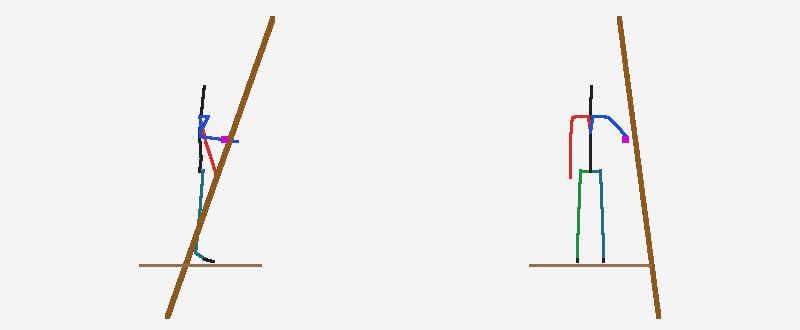
#> input picture Design/ship_view/check/pictures/helm.png, 800 x 330 px
$ python standin_filter.py ../../Design/ship_view/check/pictures/helm.png ../../Design/ship_view/check/pictures/port.png ../../Design/ship_view/check/pictures/port.png
#> lines starting #> are read from the running program, lines starting #| are printed output that depends on the picture
"""A REAL PICTURE AS A STAND-IN, THROUGH THE GAME'S OWN FILTER.

The user, 7 Oct 2026: "I want you to use this as placeholder for Dorestad's view, and use any wiki images of ports and
places of that period instead of AI drawn stuff"; "just apply a Byzantium / PSX filter to it".

A picture is cut to the slot's shape, made small (an old console's picture), its light and dark stretched, and turned
into the tones of Byzantium, eight of them from night to cream, in dots where one tone meets the next (an ordered
dither, as the title's sea has). It is written to Art/standin/<kind>/<slot>.png, which the game shows before the drawn
placeholder and after a drawing of the user's own (FrameArt.Load). Art/standin is not in the repository and nothing in
it ships without its licence being cleared: each file's source and licence is listed in Design/art_standins.md.

Use:  python standin_filter.py <picture> <kind> <slot id> [--lines 180] [--cut 0.5,0.5]
      e.g. python standin_filter.py dorestad.jpg port_view portview.dorestad
"""
import os, sys
from PIL import Image, ImageOps

HERE = os.path.dirname(os.path.abspath(__file__))
ART = os.path.normpath(os.path.join(HERE, "..", "..", "Art"))
SIZES = {"port_view": (640, 360), "scene": (320, 180), "harbour": (320, 180), "card": (320, 180)}
BAYER4 = [0, 8, 2, 10, 12, 4, 14, 6, 3, 11, 1, 9, 15, 7, 13, 5]
# night, dark purple, plum, byzantium, and four lighter steps to cream (the first four are the palette's own)
RAMP = [(22, 10, 28), (46, 18, 51), (74, 28, 74), (112, 41, 99), (150, 76, 136), (190, 124, 170), (226, 184, 198), (246, 232, 214)]


def tone(im):
    """A picture, at its own size, in the eight tones of Byzantium with dots where one meets the next."""
    grey = ImageOps.autocontrast(ImageOps.grayscale(im), cutoff=1)
    out = Image.new("RGB", im.size)
    gp, op = grey.load(), out.load()
    n = len(RAMP) - 1
    for y in range(im.size[1]):
        for x in range(im.size[0]):
            v = (gp[x, y] / 255.0) ** 0.92 * n
            i = min(n - 1, int(v))
            t = (BAYER4[(y & 3) * 4 + (x & 3)] + 0.5) / 16.0
            op[x, y] = RAMP[i + 1] if v - i > t else RAMP[i]
    return out


def filtered(src, size, lines=180, cut=(0.5, 0.5)):
    w, h = size
    im = Image.open(src).convert("RGB")
    im = ImageOps.fit(im, (w, h), Image.LANCZOS, centering=cut)
    small = (max(1, int(round(lines * w / float(h)))), lines)
    return tone(im.resize(small, Image.LANCZOS)).resize((w, h), Image.NEAREST)


def main(argv):
    if len(argv) < 4:
        print(__doc__)
        return 2
    src, kind, slot = argv[1], argv[2], argv[3]
    lines, cut = 180, (0.5, 0.5)
    for i, a in enumerate(argv):
        if a == "--lines":
            lines = int(argv[i + 1])
        if a == "--cut":
            cut = tuple(float(v) for v in argv[i + 1].split(","))
    size = SIZES.get(kind, (640, 360))
    out = os.path.join(ART, "standin", kind)
    os.makedirs(out, exist_ok=True)
    path = os.path.join(out, slot + ".png")
    filtered(src, size, lines, cut).save(path)
#> in filtered, im is the input picture: PIL image 800x330 RGB; mean R, G, B 240.8, 240.1, 239.5
#> in filtered, `im = ImageOps.fit(im, (w, h), Image.LANCZOS, centering=cut)`:
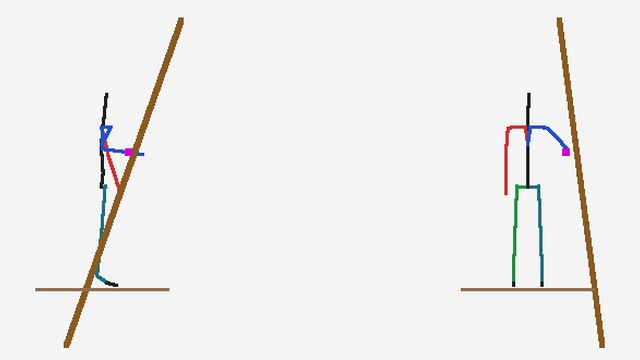
#> im: PIL image 640x360 RGB; mean R, G, B 239.6, 238.7, 237.7
#> in tone, `grey = ImageOps.autocontrast(ImageOps.grayscale(im), cutoff=1)`:
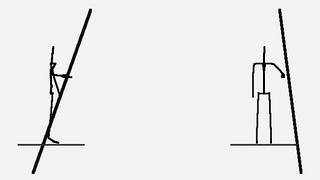
#> grey: PIL image 320x180 L; min 0, max 255, mean 234.1
#> in tone, `grey = ImageOps.autocontrast(ImageOps.grayscale(im), cutoff=1)`:
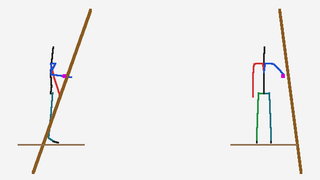
#> im: PIL image 320x180 RGB; mean R, G, B 239.6, 238.6, 237.7
#> in tone, `out = Image.new("RGB", im.size)`: out: PIL image 320x180 RGB; every value is 0
#> in filtered, `return tone(im.resize(small, Image.LANCZOS)).resize((w, h), Image.NEAR..`:
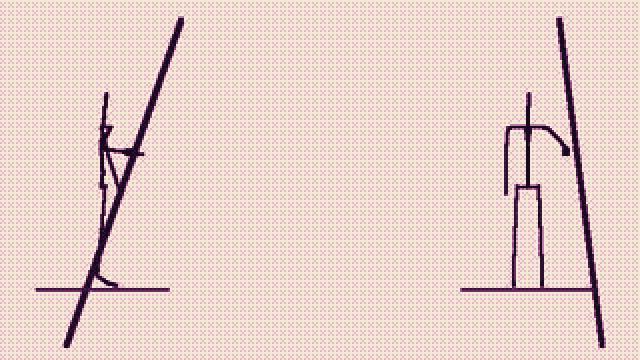
#> returned value: PIL image 640x360 RGB; mean R, G, B 232.6, 209.3, 203.1
    print(path, size)
    return 0


if __name__ == "__main__":
    sys.exit(main(sys.argv))
#> (the program exits here)

$ run again, on Design/ship_view/check/pictures/rest.png
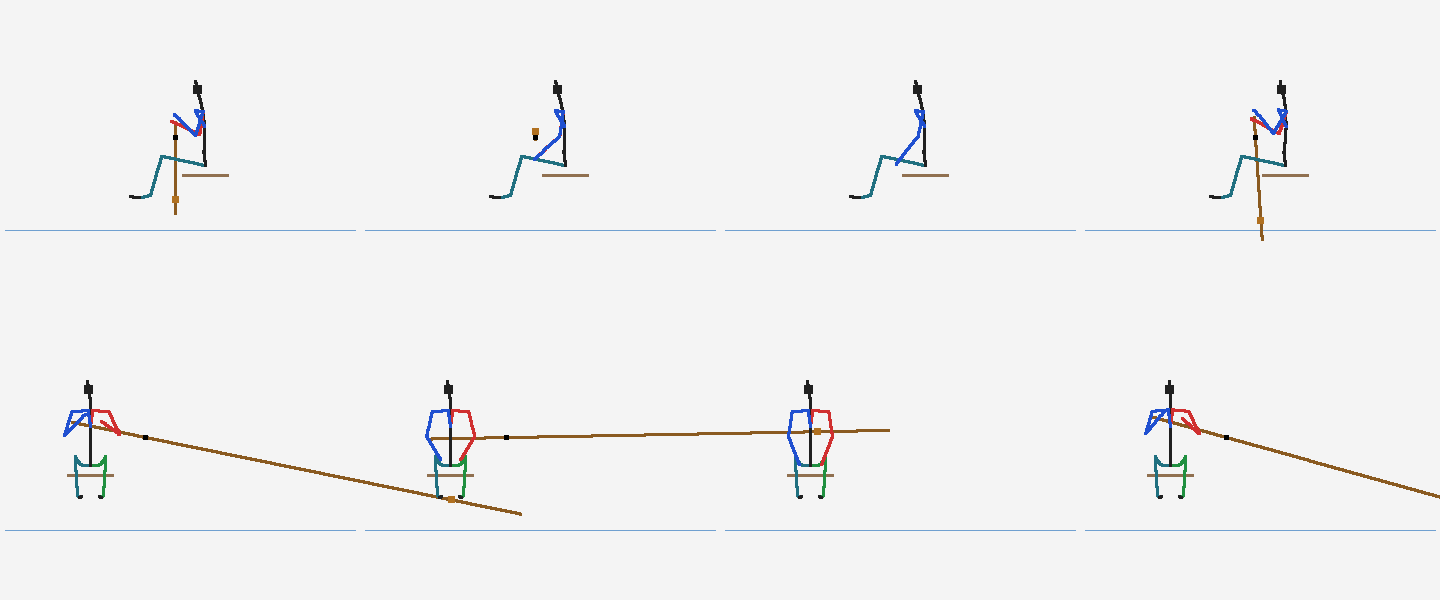
#> input picture Design/ship_view/check/pictures/rest.png, 1440 x 600 px
#> in filtered, im is the input picture: PIL image 1440x600 RGB; mean R, G, B 241, 241, 241.1
#> in tone, `grey = ImageOps.autocontrast(ImageOps.grayscale(im), cutoff=1)`:
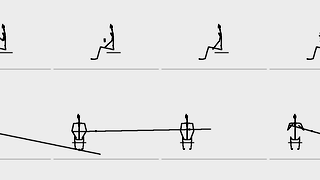
#> grey: PIL image 320x180 L; min 0, max 255, mean 230.7
#> out: PIL image 320x180 RGB; every value is 0
#> in filtered, `return tone(im.resize(small, Image.LANCZOS)).resize((w, h), Image.NEAR..`:
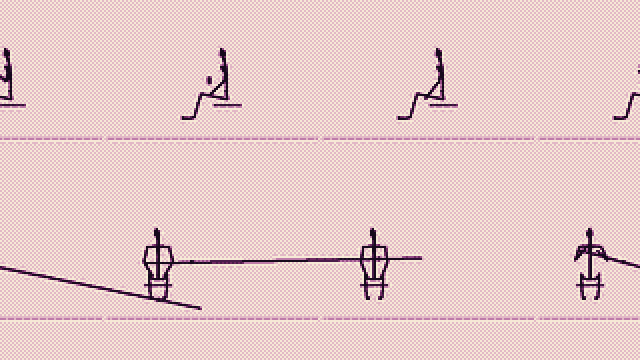
#> returned value: PIL image 640x360 RGB; mean R, G, B 231.3, 202.8, 202.1

$ run again, on Design/ship_view/check/pictures/small_boat.png
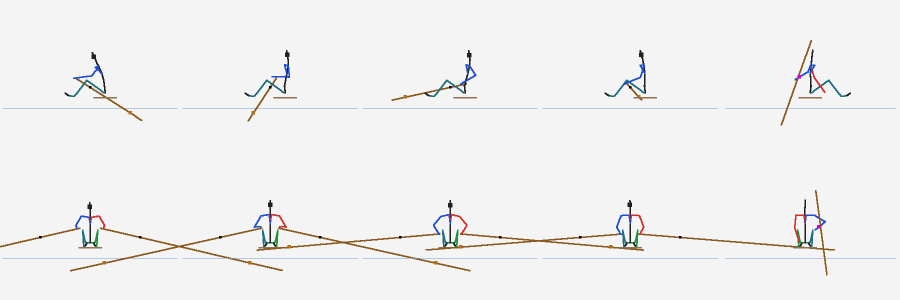
#> input picture Design/ship_view/check/pictures/small_boat.png, 1800 x 600 px (shown at 1/2 size)
#> in filtered, im is the input picture: PIL image 1800x600 RGB; mean R, G, B 240.4, 240.2, 240
#> in tone, `grey = ImageOps.autocontrast(ImageOps.grayscale(im), cutoff=1)`:
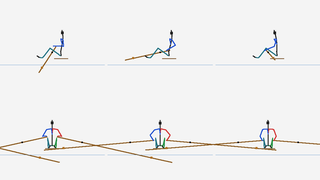
#> im: PIL image 320x180 RGB; mean R, G, B 240.2, 239.9, 239.7
#> out: PIL image 320x180 RGB; every value is 0
#> in filtered, `return tone(im.resize(small, Image.LANCZOS)).resize((w, h), Image.NEAR..`:
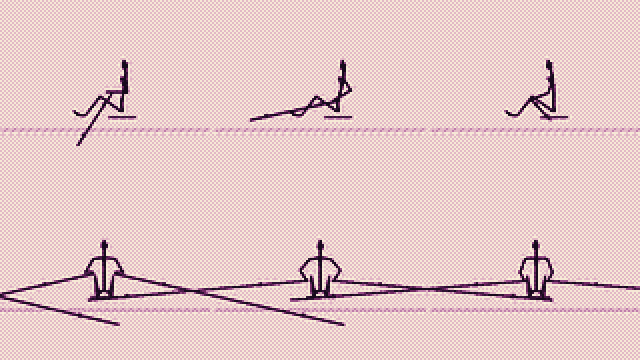
#> returned value: PIL image 640x360 RGB; mean R, G, B 229.6, 200.9, 200.7

$ run again, on Design/ship_view/check/pictures/stroke_above.png
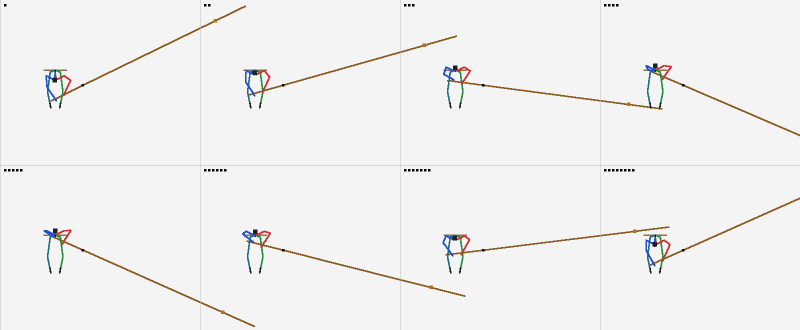
#> input picture Design/ship_view/check/pictures/stroke_above.png, 1600 x 660 px (shown at 1/2 size)
#> in filtered, im is the input picture: PIL image 1600x660 RGB; mean R, G, B 241, 240.6, 240.1
#> in tone, `grey = ImageOps.autocontrast(ImageOps.grayscale(im), cutoff=1)`:
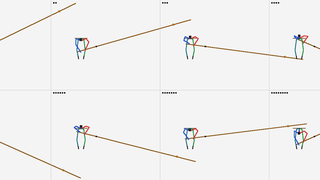
#> im: PIL image 320x180 RGB; mean R, G, B 240.9, 240.4, 239.8
#> out: PIL image 320x180 RGB; every value is 0
#> in filtered, `return tone(im.resize(small, Image.LANCZOS)).resize((w, h), Image.NEAR..`:
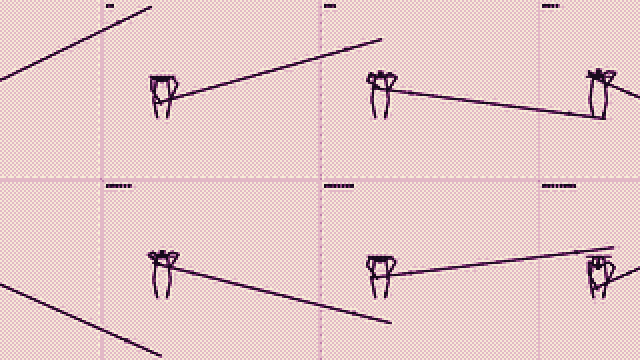
#> returned value: PIL image 640x360 RGB; mean R, G, B 230, 201.3, 201
